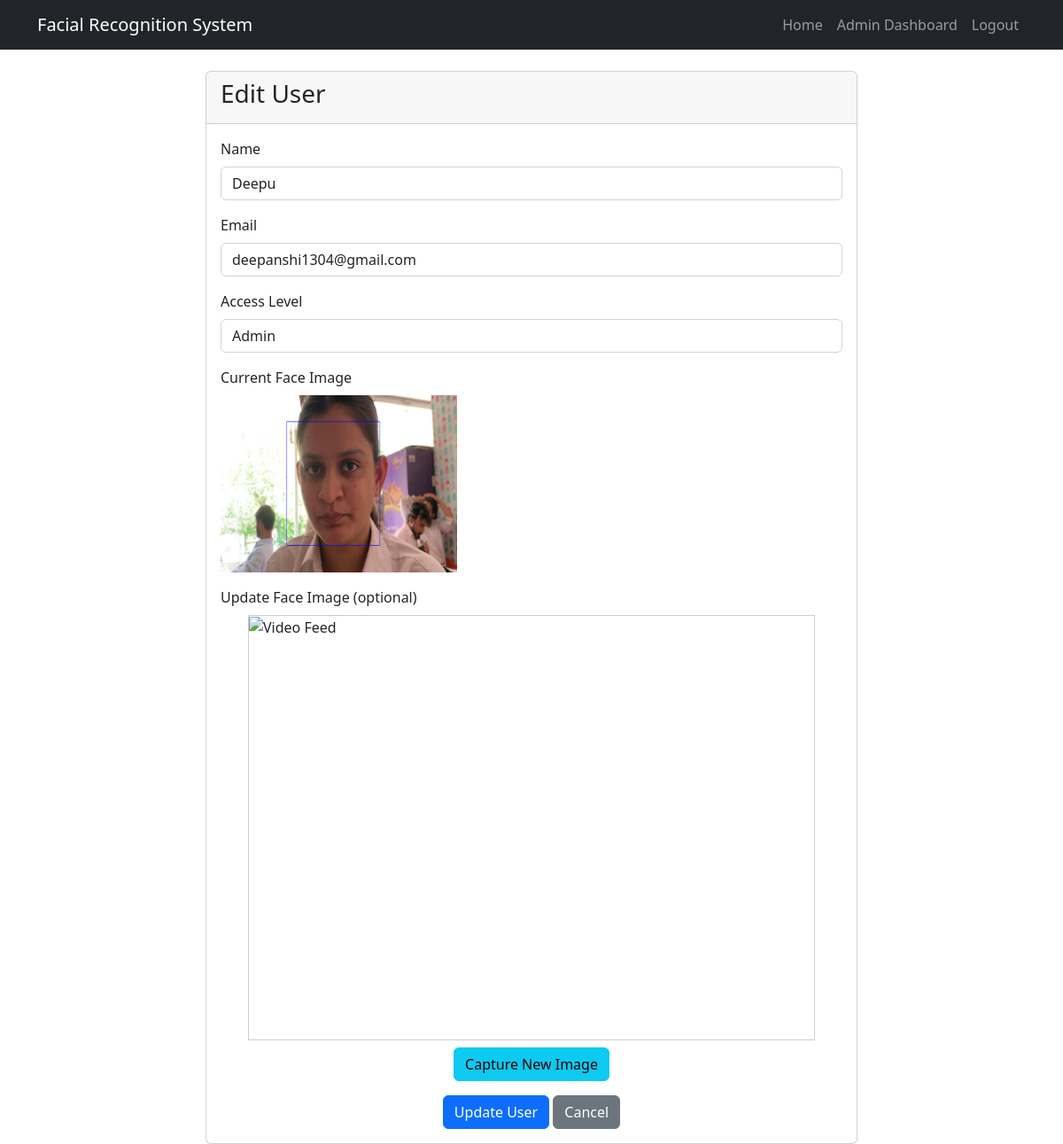
The page /edit_user/3 (signed in) on the database its author committed.
### tables this page shows
CREATE TABLE users (
        id INTEGER PRIMARY KEY AUTOINCREMENT,
        name TEXT NOT NULL,
        email TEXT NOT NULL,
        image_path TEXT NOT NULL,
        access_level TEXT NOT NULL,
        created_at TIMESTAMP DEFAULT CURRENT_TIMESTAMP
    );

### .ipynb_checkpoints/app-checkpoint.py (the view, shortened to what this page needs)
@app.route('/edit_user/<int:user_id>', methods=['GET', 'POST'])
def edit_user(user_id):
    if not session.get('admin_logged_in'):
        return redirect(url_for('admin_login'))
    user = get_user_by_id(user_id)
    if not user:
        flash('User not found', 'error')
        return redirect(url_for('admin_dashboard'))
    return render_template('edit_user.html', user=user)

### .ipynb_checkpoints/app-checkpoint.py (called while the page is built)
def get_user_by_id(user_id):
    conn = sqlite3.connect('facial_recognition.db')
    conn.row_factory = sqlite3.Row
    cursor = conn.cursor()
    cursor.execute("SELECT * FROM users WHERE id = ?", (user_id,))
    user = cursor.fetchone()
    conn.close()
    return user

### templates/edit_user.html (shortened to what this page needs)
{% extends "layout.html" %}
{% block content %}
<div class="row">
    <div class="col-md-8 offset-md-2">
        <div class="card">
            <div class="card-header">
                <h3>Edit User</h3>
            </div>
            <div class="card-body">
                <form id="edit-user-form" method="POST" action="{{ url_for('edit_user', user_id=user.id) }}">
                    <div class="mb-3">
                        <label for="name" class="form-label">Name</label>
                        <input type="text" class="form-control" id="name" name="name" value="{{ user.name }}" required>
                    </div>
                    <div class="mb-3">
                        <label for="email" class="form-label">Email</label>
                        <input type="email" class="form-control" id="email" name="email" value="{{ user.email }}" required>
                    </div>
                    <div class="mb-3">
                        <label for="access_level" class="form-label">Access Level</label>
                        <select class="form-control" id="access_level" name="access_level" required>
                            <option value="admin" {% if user.access_level == 'admin' %}selected{% endif %}>Admin</option>
                        </select>
                    </div>
                    <div class="mb-3">
                        <label class="form-label">Current Face Image</label>
                        <div>
                            <img src="{{ url_for('static', filename=user.image_path.split('/')[-2] + '/' + user.image_path.split('/')[-1]) }}" alt="{{ user.name }}" class="img-fluid" style="max-height: 200px;">
                        </div>
                    </div>
                    <div class="mb-3">
                        <label class="form-label">Update Face Image (optional)</label>
                        <div class="video-container">
                            <img id="video" src="{{ url_for('video_feed') }}" alt="Video Feed">
                        </div>
                        <div class="text-center mt-2">
                            <button type="button" id="capture-btn" class="btn btn-info">Capture New Image</button>
                        </div>
                    </div>
                    <div class="text-center">
                        <button type="submit" class="btn btn-primary">Update User</button>
                        <a href="{{ url_for('admin_dashboard') }}" class="btn btn-secondary">Cancel</a>
                    </div>
                </form>
            </div>
        </div>
    </div>
</div>
{% endblock %}

### templates/layout.html (style rules this page uses)
.video-container { position: relative; width: 640px; height: 480px; margin: 0 auto; border: 1px solid #ccc; }
#video { width: 100%; height: 100%; object-fit: cover; }

### rows shown on the page
users: name "Deepu", email "deepanshi1304@gmail.com", access_level "Admin", image_path+name (picture)
